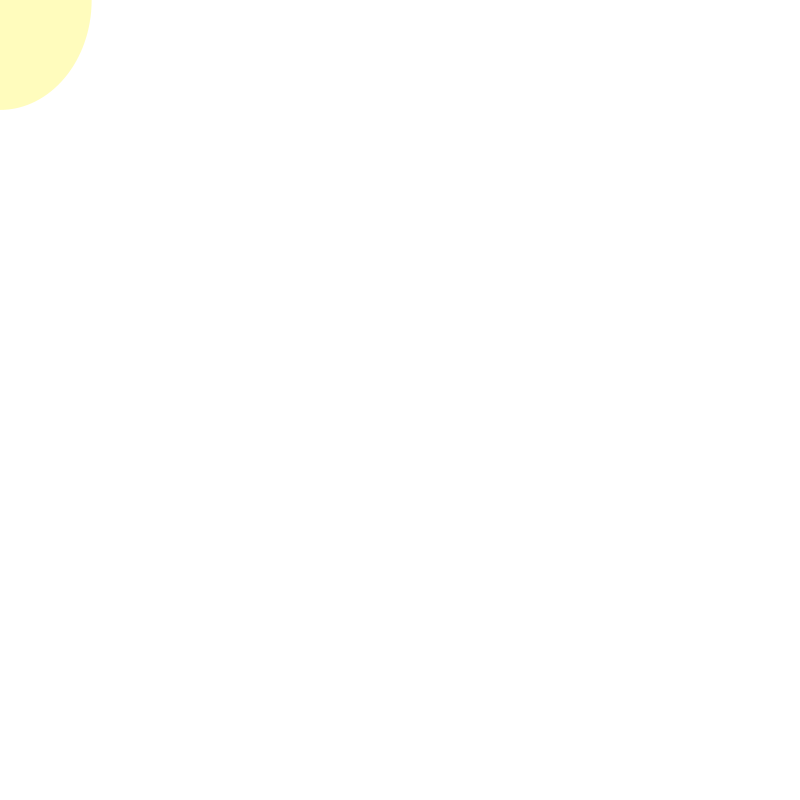
Frame 1 (no input)
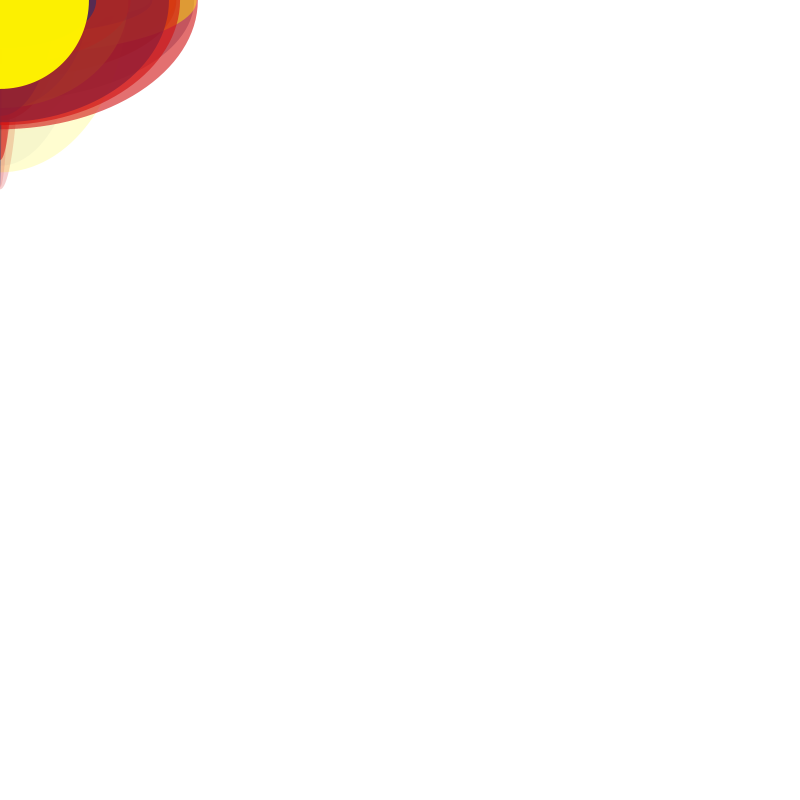
Frame 60 (the mouse pressed at the canvas centre just before this capture)
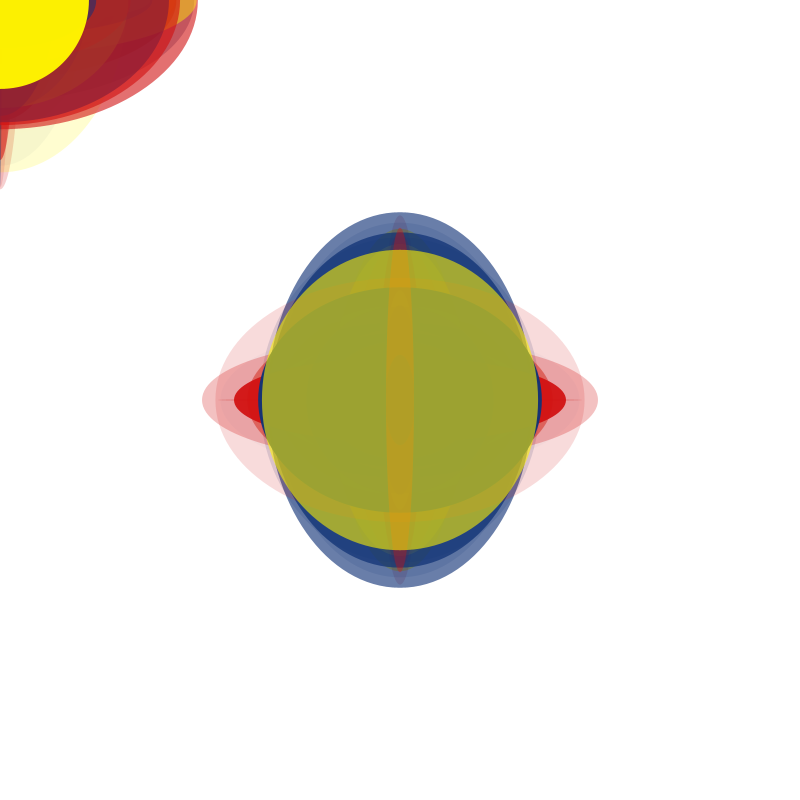
Frame 120 (the mouse held since frame 60 and released just before this capture)

The Processing sketch that drew these frames (run headless with seeded random() and noise(); from frame 60 on, the mouse is pressed at the canvas centre):

// Processing sketch: Jowen_H2
// ── Jowen_H2.pde
float xx;
float yy;
float xx2;
float yy2;
float xx3;
float yy3;
float xx4;
float yy4;
float transparency;
float choice_mode;
float front_limit;
float back_limit;
float choice_fill;
float choice_shape;

void setup() {
  size(800, 800);
  background(255);//background to be white
  frameRate(4);//set drawing limit per second
  choice_mode = int(random(0,4));//set drawing mode
  switch(int(choice_mode)){
    case 0://only draw triangle and quadrilateral
      front_limit = 0;
      back_limit = 1.2;
      break;
    case 1://only draw rectangle and square
      front_limit = 2;
      back_limit = 3.2;
      break;
    case 2://only draw ellipse and circle
      front_limit = 4;
      back_limit = 5.2;
      break;
    case 3://can draw all six different shapes
      front_limit = 0;
      back_limit = 5.2;
      break;
  }
}

void draw() {
  xx = mouseX;
  yy = mouseY;
  noStroke();
  transparency = random(0, 255);//random capacity of shape fill
  choice_fill = int(random(0, 3));
  choice_shape = int(random(front_limit, back_limit));//random 6 different shapes
  xx2 = random(0, 200);
  yy2 = random(0, 200);
  xx3 = random(0, 400);
  yy3 = random(0, 400);
  xx4 = random(0, 600);
  yy4 = random(0, 600);
  switch(int(choice_fill)) {
    case 0:
      fill(209,17,17, transparency);//red
      break;
    case 1:
      fill(17,51,118, transparency);//blue
      break;
    case 2:
      fill(255,243,0, transparency);//yellow
      break;
  }
  switch (int(choice_shape)){
    case 0:
      quad(xx, yy, xx+xx2, yy+yy2, xx+xx3, yy+yy3, xx+xx4, yy+yy4);
      break;
    case 1:
      triangle(xx, yy, xx+xx2, yy+yy2, xx+xx3, yy+yy3);
      break;
    case 2:
      rect(xx, yy, xx3, yy3);
      break;
    case 3:
      square(xx, yy, xx3);
      break;
    case 4:
      ellipse(xx, yy, xx3, yy3);
      break;
    case 5:
      circle(xx, yy, xx2);
      break;
  }
}
